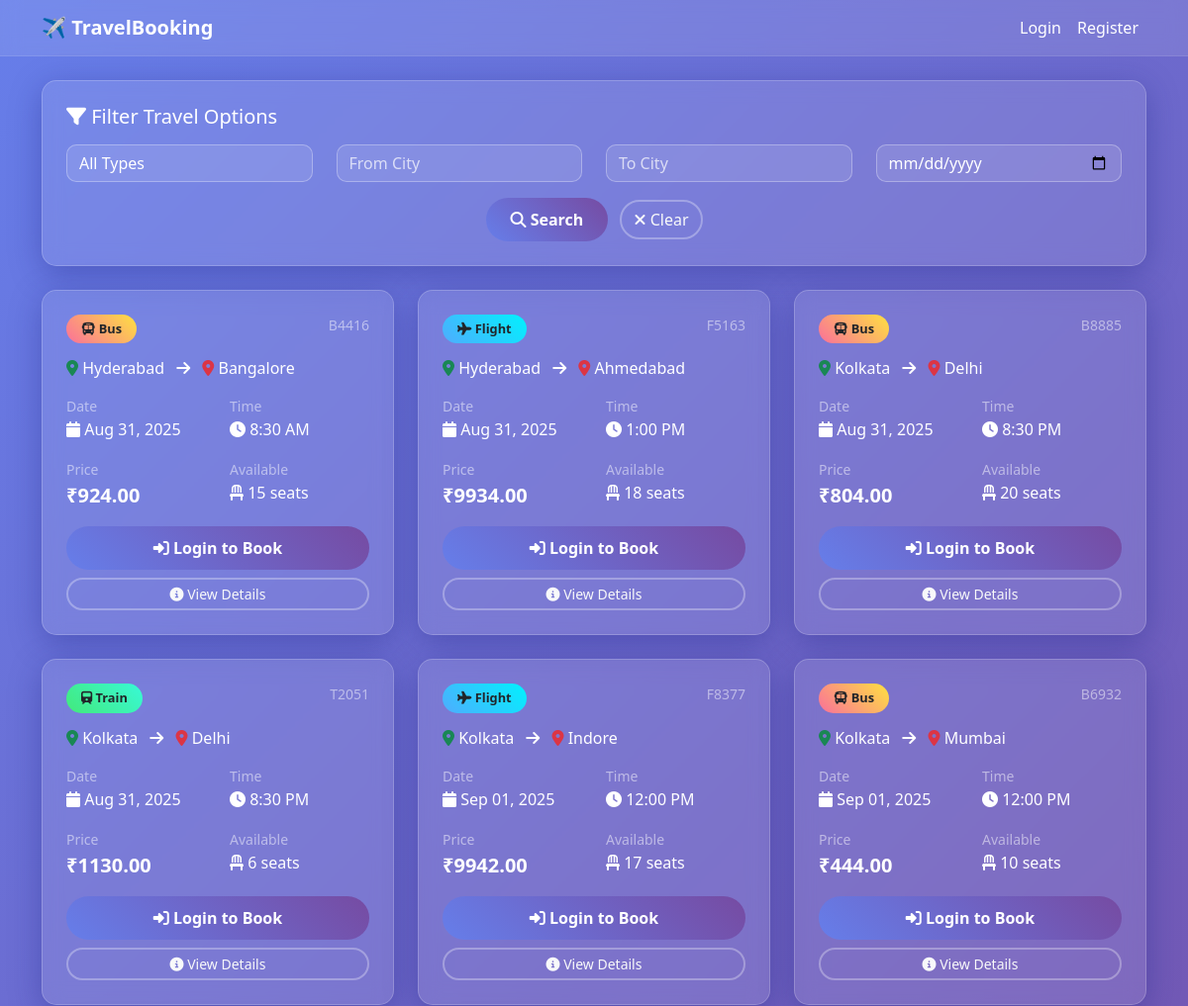
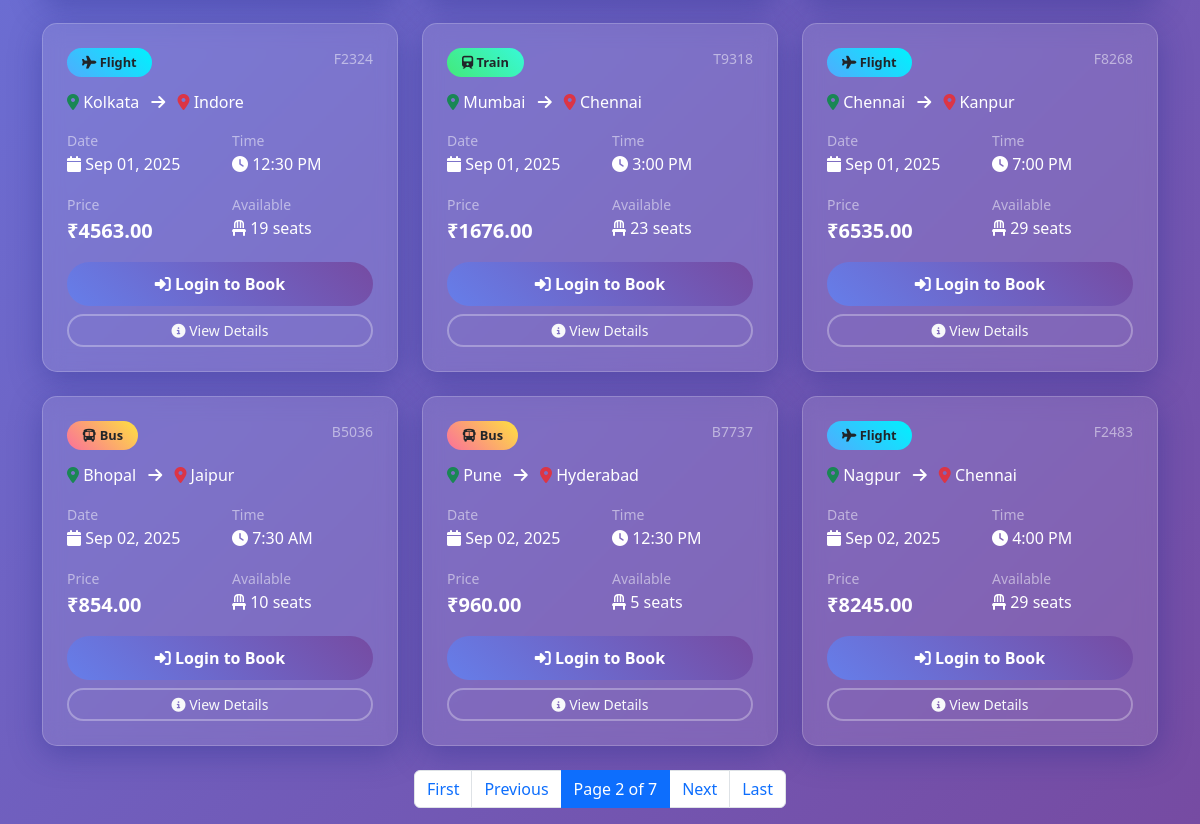
Screenshot of /?page=2 with the database file from the repository (2 pictures, top to bottom).
### booking/models.py (models this page shows, shortened)
class TravelOption(models.Model):
    TRAVEL_TYPES = [
        ('flight', 'Flight'),
        ('train', 'Train'),
        ('bus', 'Bus'),
    ]
    travel_id = models.CharField(max_length=20, unique=True)
    type = models.CharField(max_length=10, choices=TRAVEL_TYPES)
    source = models.CharField(max_length=100)
    destination = models.CharField(max_length=100)
    date = models.DateField()
    time = models.TimeField()
    price = models.DecimalField(max_digits=10, decimal_places=2, validators=[MinValueValidator(0)])
    available_seats = models.PositiveIntegerField(validators=[MinValueValidator(0)])
    created_at = models.DateTimeField(auto_now_add=True)
    updated_at = models.DateTimeField(auto_now=True)
    class Meta:
        ordering = ['date', 'time']

### travel/views.py (the view)
# urls.py: path('', views.travel_list, name='travel_list'),  # /booking/ -> booking travel list
def travel_list(request):
    travels = TravelOption.objects.all().order_by('date', 'time')
    travel_type = request.GET.get('type', '').strip()
    source = request.GET.get('source', '').strip()
    destination = request.GET.get('destination', '').strip()
    date = request.GET.get('date', '').strip()
    if travel_type:
        travels = travels.filter(type=travel_type)
    if source:
        travels = travels.filter(source__icontains=source)
    if destination:
        travels = travels.filter(destination__icontains=destination)
    if date:
        try:
            filter_date = datetime.strptime(date, '%Y-%m-%d').date()
            travels = travels.filter(date=filter_date)
        except ValueError:
            pass  # Invalid date format, ignore filter
    all_travels = TravelOption.objects.all()
    sources = list(all_travels.values_list('source', flat=True).distinct().order_by('source'))
    destinations = list(all_travels.values_list('destination', flat=True).distinct().order_by('destination'))
    travel_types = TravelOption.TRAVEL_TYPES
    current_filters = {
        'type': travel_type,
        'source': source,
        'destination': destination,
        'date': date,
    }
    paginator = Paginator(travels, 12)  # Show 12 travels per page
    page_number = request.GET.get('page')
    page_obj = paginator.get_page(page_number)
    print(f"Total travels found: {travels.count()}")
    print(f"Filters applied: {current_filters}")
    context = {
        'travels': travels,
        'page_obj': page_obj,
        'travel_types': travel_types,
        'sources': sources,
        'destinations': destinations,
        'current_filters': current_filters,
    }
    return render(request, "travel_list.html", context)

### templates/travel_list.html (shortened to what this page needs)
<!DOCTYPE html>
<html lang="en">
<head>
    <link href="https://cdnjs.cloudflare.com/ajax/libs/bootstrap/5.3.2/css/bootstrap.min.css" rel="stylesheet">
    <link href="https://cdnjs.cloudflare.com/ajax/libs/font-awesome/6.4.0/css/all.min.css" rel="stylesheet">
</head>
<body>
    <nav class="navbar navbar-expand-lg navbar-dark">
        <div class="container">
            <a class="navbar-brand fw-bold" href="{% url 'booking:travel_list' %}">
                ✈️ TravelBooking
            </a>
            <div class="collapse navbar-collapse" id="navbarNav">
                <ul class="navbar-nav ms-auto">
                    {% if user.is_authenticated %}
                        <li class="nav-item">
                            <a class="nav-link active" href="{% url 'booking:travel_list' %}">Destinations</a>
                        </li>
                        <li class="nav-item">
                            <a class="nav-link" href="{% url 'booking:my_bookings' %}">My Bookings</a>
                        </li>
                        <li class="nav-item">
                            <a class="nav-link" href="{% url 'accounts:profile' %}">Profile</a>
                        </li>
                        <li class="nav-item">
                            <a class="nav-link" href="{% url 'accounts:logout' %}">Logout</a>
                        </li>
                    {% else %}
                        <li class="nav-item">
                            <a class="nav-link" href="{% url 'accounts:login' %}">Login</a>
                        </li>
                        <li class="nav-item">
                            <a class="nav-link" href="{% url 'accounts:register' %}">Register</a>
                        </li>
                    {% endif %}
                </ul>
            </div>
        </div>
    </nav>
    <div class="container mt-4">
        <div class="filter-card p-4 mb-4">
            <h5 class="text-white mb-3"><i class="fas fa-filter"></i> Filter Travel Options</h5>
            <form method="get" id="filterForm">
                <div class="row">
                    <div class="col-md-3 mb-3">
                        <select name="type" class="form-select">
                            <option value="">All Types</option>
                        </select>
                    </div>
                    <div class="col-md-3 mb-3">
                        <input type="text" name="source" class="form-control" placeholder="From City"
                               value="{{ current_filters.source|default:'' }}" list="sources">
                    </div>
                    <div class="col-md-3 mb-3">
                        <input type="text" name="destination" class="form-control" placeholder="To City"
                               value="{{ current_filters.destination|default:'' }}" list="destinations">
                    </div>
                    <div class="col-md-3 mb-3">
                        <input type="date" name="date" class="form-control"
                               value="{{ current_filters.date|default:'' }}">
                    </div>
                </div>
                <div class="text-center">
                    <button type="submit" class="btn btn-primary me-2">
                        <i class="fas fa-search"></i> Search
                    </button>
                    <a href="{% url 'booking:travel_list' %}" class="btn btn-outline-light">
                        <i class="fas fa-times"></i> Clear
                    </a>
                </div>
            </form>
        </div>
        <div class="row">
            {% for travel in page_obj %}
                <div class="col-md-6 col-lg-4 mb-4">
                    <div class="travel-card p-4 h-100">
                        <div class="d-flex justify-content-between align-items-start mb-3">
                            <span class="travel-type-badge {{ travel.type }}">
                                {% if travel.type == 'flight' %}
                                    <i class="fas fa-plane"></i> {{ travel.get_type_display }}
                                {% elif travel.type == 'train' %}
                                    <i class="fas fa-train"></i> {{ travel.get_type_display }}
                                {% else %}
                                    <i class="fas fa-bus"></i> {{ travel.get_type_display }}
                                {% endif %}
                            </span>
                            <small class="text-white-50">{{ travel.travel_id }}</small>
                        </div>
                        <div class="mb-3">
                            <h6 class="text-white mb-2">
                                <i class="fas fa-map-marker-alt text-success"></i> {{ travel.source }}
                                <i class="fas fa-arrow-right mx-2"></i>
                                <i class="fas fa-map-marker-alt text-danger"></i> {{ travel.destination }}
                            </h6>
                        </div>
                        <div class="row mb-3">
                            <div class="col-6">
                                <small class="text-white-50">Date</small>
                                <div class="text-white">
                                    <i class="fas fa-calendar"></i> {{ travel.date|date:"M d, Y" }}
                                </div>
                            </div>
                            <div class="col-6">
                                <small class="text-white-50">Time</small>
                                <div class="text-white">
                                    <i class="fas fa-clock"></i> {{ travel.time|time:"g:i A" }}
                                </div>
                            </div>
                        </div>
                        <div class="row mb-3">
                            <div class="col-6">
                                <small class="text-white-50">Price</small>
                                <div class="text-white fw-bold fs-5">
                                    ₹{{ travel.price }}
                                </div>
                            </div>
                            <div class="col-6">
                                <small class="text-white-50">Available</small>
                                <div class="text-white">
                                    <i class="fas fa-chair"></i> {{ travel.available_seats }} seats
                                </div>
                            </div>
                        </div>
                        <div class="d-grid gap-2">
                            {% if user.is_authenticated %}
                                {% if travel.is_available %}
                                    <a href="{% url 'booking:book_travel' travel.id %}" class="btn btn-success">
                                        <i class="fas fa-ticket-alt"></i> Book Now
                                    </a>
                                {% else %}
                                    <button class="btn btn-secondary" disabled>
                                        <i class="fas fa-times"></i> Not Available
                                    </button>
                                {% endif %}
                            {% else %}
                                <a href="{% url 'accounts:login' %}" class="btn btn-primary">
                                    <i class="fas fa-sign-in-alt"></i> Login to Book
                                </a>
                            {% endif %}
                            <a href="{% url 'booking:travel_detail' travel.id %}" class="btn btn-outline-light btn-sm">
                                <i class="fas fa-info-circle"></i> View Details
                            </a>
                        </div>
                    </div>
                </div>
            {% endfor %}
        </div>
        {% if page_obj.has_other_pages %}
            <nav aria-label="Travel options pagination">
                <ul class="pagination justify-content-center">
                    {% if page_obj.has_previous %}
                        <li class="page-item">
                            <a class="page-link" href="?{% for key, value in request.GET.items %}{% if key != 'page' %}{{ key }}={{ value }}&{% endif %}{% endfor %}page=1">First</a>
                        </li>
                        <li class="page-item">
                            <a class="page-link" href="?{% for key, value in request.GET.items %}{% if key != 'page' %}{{ key }}={{ value }}&{% endif %}{% endfor %}page={{ page_obj.previous_page_number }}">Previous</a>
                        </li>
                    {% endif %}
                    <li class="page-item active">
                        <span class="page-link">
                            Page {{ page_obj.number }} of {{ page_obj.paginator.num_pages }}
                        </span>
                    </li>
                    {% if page_obj.has_next %}
                        <li class="page-item">
                            <a class="page-link" href="?{% for key, value in request.GET.items %}{% if key != 'page' %}{{ key }}={{ value }}&{% endif %}{% endfor %}page={{ page_obj.next_page_number }}">Next</a>
                        </li>
                        <li class="page-item">
                            <a class="page-link" href="?{% for key, value in request.GET.items %}{% if key != 'page' %}{{ key }}={{ value }}&{% endif %}{% endfor %}page={{ page_obj.paginator.num_pages }}">Last</a>
                        </li>
                    {% endif %}
                </ul>
            </nav>
        {% endif %}
    </div>

### templates/travel_list.html (style rules this page uses)
body { background: linear-gradient(135deg, #667eea 0%, #764ba2 100%); min-height: 100vh; font-family: 'Segoe UI', Tahoma, Geneva, Verdana, sans-serif; }
.navbar { background: rgba(255, 255, 255, 0.1) !important; backdrop-filter: blur(10px); border-bottom: 1px solid rgba(255, 255, 255, 0.1); }
.navbar-brand, .nav-link { color: white !important; font-weight: 500; }
.filter-card, .travel-card { backdrop-filter: blur(10px); background: rgba(255, 255, 255, 0.1); border: 1px solid rgba(255, 255, 255, 0.2); box-shadow: 0 8px 32px 0 rgba(31, 38, 135, 0.37); border-radius: 15px; }
.form-control, .form-select { background: rgba(255, 255, 255, 0.1); border: 1px solid rgba(255, 255, 255, 0.3); color: white; border-radius: 10px; }
.form-control::placeholder { color: rgba(255, 255, 255, 0.7); }
.form-select option { background: #333; color: white; }
.btn-primary { background: linear-gradient(45deg, #667eea, #764ba2); border: none; border-radius: 25px; padding: 10px 25px; font-weight: 600; }
.btn-outline-light { border-radius: 25px; border: 2px solid rgba(255, 255, 255, 0.3); }
.travel-type-badge { padding: 5px 15px; border-radius: 20px; font-size: 0.8rem; font-weight: 600; }
.flight { background: linear-gradient(45deg, #4facfe, #00f2fe); }
.train { background: linear-gradient(45deg, #43e97b, #38f9d7); }
.bus { background: linear-gradient(45deg, #fa709a, #fee140); }
.text-white { color: white !important; }
.text-white-50 { color: rgba(255, 255, 255, 0.5) !important; }

### rows the page displays
TravelOption: type "Bus", travel_id "B4416", source "Hyderabad", destination "Bangalore", date "Aug 31, 2025", time "8:30 AM", price "924.00", available_seats "15"
TravelOption: type "Flight", travel_id "F5163", source "Hyderabad", destination "Ahmedabad", date "Aug 31, 2025", time "1:00 PM", price "9934.00", available_seats "18"
TravelOption: type "Bus", travel_id "B8885", source "Kolkata", destination "Delhi", date "Aug 31, 2025", time "8:30 PM", price "804.00", available_seats "20"
TravelOption: type "Train", travel_id "T2051", source "Kolkata", destination "Delhi", date "Aug 31, 2025", time "8:30 PM", price "1130.00", available_seats "6"
TravelOption: type "Flight", travel_id "F8377", source "Kolkata", destination "Indore", date "Sep 01, 2025", time "12:00 PM", price "9942.00", available_seats "17"
TravelOption: type "Bus", travel_id "B6932", source "Kolkata", destination "Mumbai", date "Sep 01, 2025", time "12:00 PM", price "444.00", available_seats "10"
TravelOption: type "Flight", travel_id "F2324", source "Kolkata", destination "Indore", date "Sep 01, 2025", time "12:30 PM", price "4563.00", available_seats "19"
TravelOption: type "Train", travel_id "T9318", source "Mumbai", destination "Chennai", date "Sep 01, 2025", time "3:00 PM", price "1676.00", available_seats "23"
TravelOption: type "Flight", travel_id "F8268", source "Chennai", destination "Kanpur", date "Sep 01, 2025", time "7:00 PM", price "6535.00", available_seats "29"
TravelOption: type "Bus", travel_id "B5036", source "Bhopal", destination "Jaipur", date "Sep 02, 2025", time "7:30 AM", price "854.00", available_seats "10"
TravelOption: type "Bus", travel_id "B7737", source "Pune", destination "Hyderabad", date "Sep 02, 2025", time "12:30 PM", price "960.00", available_seats "5"
TravelOption: type "Flight", travel_id "F2483", source "Nagpur", destination "Chennai", date "Sep 02, 2025", time "4:00 PM", price "8245.00", available_seats "29"

### other values shown
{{ page_obj.number }} "2"
{{ page_obj.paginator.num_pages }} "7"
